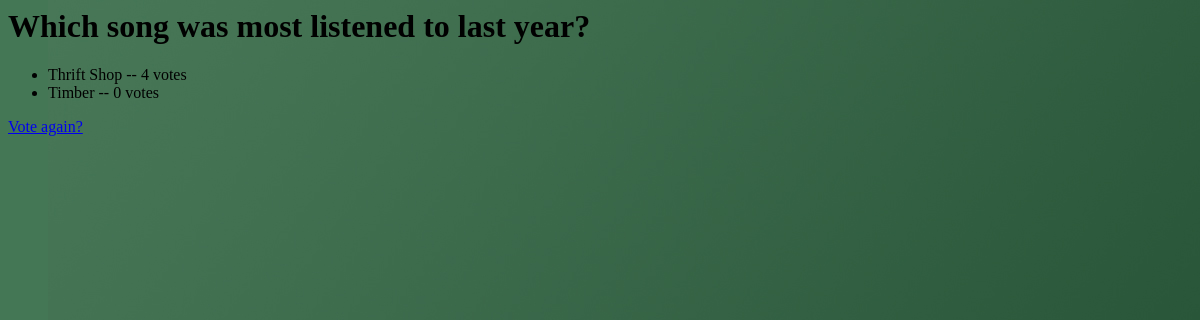
The app's page /polls/2/results/ with its own data.
### polls/models.py (models this page shows, shortened)
class Question(models.Model):
	question_text = models.CharField(max_length=200)
	pub_date = models.DateTimeField('date published')
	def was_published_recently(self):
		now = timezone.now()
		return now - datetime.timedelta(days=1) <= self.pub_date < now
	was_published_recently.admin_order_field = 'pub_date'
	was_published_recently.boolean = True
	was_published_recently.short_description = 'Was it published recently?'

class Choice(models.Model):
    question = models.ForeignKey(Question)
    choice_text = models.CharField(max_length=200)
    votes = models.IntegerField(default=0)

### polls/views.py (the view)
# urls.py: url(r'^(?P<pk>\d+)/results/$', views.ResultsView.as_view(), name='results'),
class ResultsView(generic.DetailView):
    model = Question
    template_name = 'polls/results.html'

### polls/templates/polls/results.html
{% load staticfiles %}
<link rel="stylesheet" type="text/css" href="{% static 'polls/style.css' %}" />
<h1>{{ question.question_text }}</h1>
<ul>
{% for choice in question.choice_set.all %}
    <li>{{ choice.choice_text }} -- {{ choice.votes }} vote{{ choice.votes|pluralize }}</li>
{% endfor %}
</ul>
<a href="{% url 'polls:detail' question.id %}">Vote again?</a>

### polls/static/polls/style.css (style rules this page uses)
h1 { color: black; }

### records on screen
Question: question_text "Which song was most listened to last year?"
Choice: choice_text "Thrift Shop", votes "4"
Choice: choice_text "Timber", votes "0"
